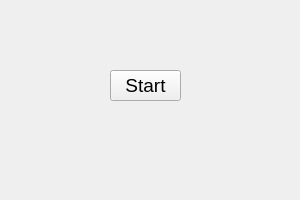
<?xml version="1.0" encoding="UTF-8"?>
<ui version="4.0">
 <class>Widget</class>
 <widget class="QWidget" name="Widget">
  <property name="geometry">
   <rect>
    <x>0</x>
    <y>0</y>
    <width>300</width>
    <height>200</height>
   </rect>
  </property>
  <property name="windowTitle">
   <string>Quiz</string>
  </property>
  <widget class="QPushButton" name="btnstart">
   <property name="geometry">
    <rect>
     <x>110</x>
     <y>70</y>
     <width>71</width>
     <height>31</height>
    </rect>
   </property>
   <property name="font">
    <font>
     <pointsize>14</pointsize>
    </font>
   </property>
   <property name="text">
    <string>Start</string>
   </property>
  </widget>
 </widget>
 <resources/>
 <connections/>
</ui>
